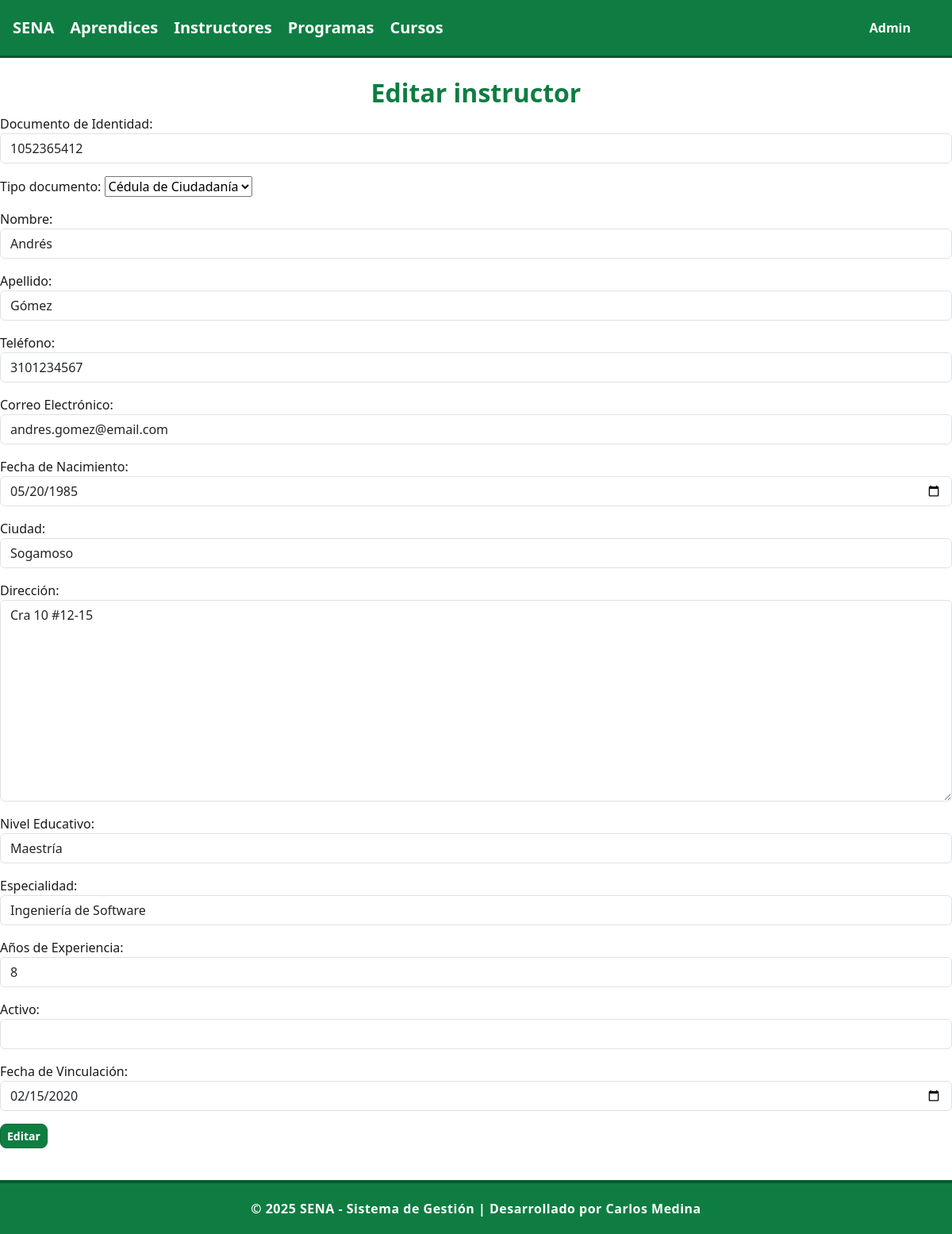
The page /instructores/editar/1 on the database its author committed.
### instructores/models.py (models this page shows, shortened)
class Instructor(models.Model):
    TIPO_DOCUMENTO_CHOICES = [
        ('CC', 'Cédula de Ciudadanía'),
        ('CE', 'Cédula de Extranjería'),
        ('TI', 'Tarjeta de Identidad'),
        ('PAS', 'Pasaporte'),
    ]
    NIVEL_EDUCATIVO_CHOICES = [
        ('TEC', 'Técnico'),
        ('TGL', 'Tecnólogo'),
        ('PRE', 'Pregrado'),
        ('ESP', 'Especialización'),
        ('MAE', 'Maestría'),
        ('DOC', 'Doctorado'),
    ]
    documento_identidad = models.CharField(max_length=20, unique=True)
    tipo_documento = models.CharField(max_length=3, choices=TIPO_DOCUMENTO_CHOICES, default='CC')
    nombre = models.CharField(max_length=100)
    apellido = models.CharField(max_length=100)
    telefono = models.CharField(max_length=10, null=True)
    correo = models.EmailField(null=True)
    fecha_nacimiento = models.DateField()
    ciudad = models.CharField(max_length=100, null=True)
    direccion = models.TextField(null=True)
    nivel_educativo = models.CharField(max_length=3, choices=NIVEL_EDUCATIVO_CHOICES, default='MAE')
    especialidad = models.CharField(max_length=100)
    anos_experiencia = models.PositiveIntegerField()
    activo = models.BooleanField(default=True)
    fecha_vinculacion = models.DateField()
    fecha_registro = models.DateTimeField(auto_now_add=True)

### instructores/views.py (the view, shortened to what this page needs)
# urls.py: path('instructores/editar/<int:Instructor_id>', views.InstructorUpdateView.as_view(), name='editar'),
class InstructorUpdateView(generic.UpdateView):
    model = Instructor
    form_class = InstructorForm
    template_name = 'editar_Instructor.html'
    success_url = reverse_lazy('instructores:instructores')
    pk_url_kwarg = 'Instructor_id'

### instructores/templates/editar_instructor.html (shortened to what this page needs)
{% extends "master.html" %}
{% block content %}
    <h2>Editar instructor</h2>
    <form method="post">
        {{ form.as_p }}
        <button type="submit" class="btn btn-sm btn-success">Editar</button>
    </form>
{% endblock %}

### aprendices/static/mystyles.css (style rules this page uses)
body { background-color: #ffffff; font-family: "Segoe UI", Tahoma, Geneva, Verdana, sans-serif; color: #1b1b1b; margin: 0; padding: 0; }
h1, h2 { text-align: center; color: #0f7d42; margin-top: 25px; font-weight: 800; }
.btn { border-radius: 8px; font-weight: 600; }
.btn-success { background-color: #0f7d42; border-color: #0c6a36; }

### aprendices/templates/master.html (style rules this page uses)
body { background-color: #ffffff; font-family: "Segoe UI", Tahoma, Geneva, Verdana, sans-serif; color: #1b1b1b; margin: 0; padding: 0; }
h1, h2 { text-align: center; color: #0f7d42; margin-top: 25px; font-weight: 800; }
.btn { border-radius: 8px; font-weight: 600; }
.btn-success { background-color: #0f7d42; border-color: #0c6a36; }

### rows shown on the page
Instructor: documento_identidad "1052365412", tipo_documento "Cédula de Ciudadanía", nombre "Andrés", apellido "Gómez", telefono "3101234567", correo "andres.gomez@email.com", fecha_nacimiento "05/20/1985", ciudad "Sogamoso", direccion "Cra 10 #12-15", nivel_educativo "Maestría", especialidad "Ingeniería de Software", anos_experiencia "8", fecha_vinculacion "02/15/2020"
